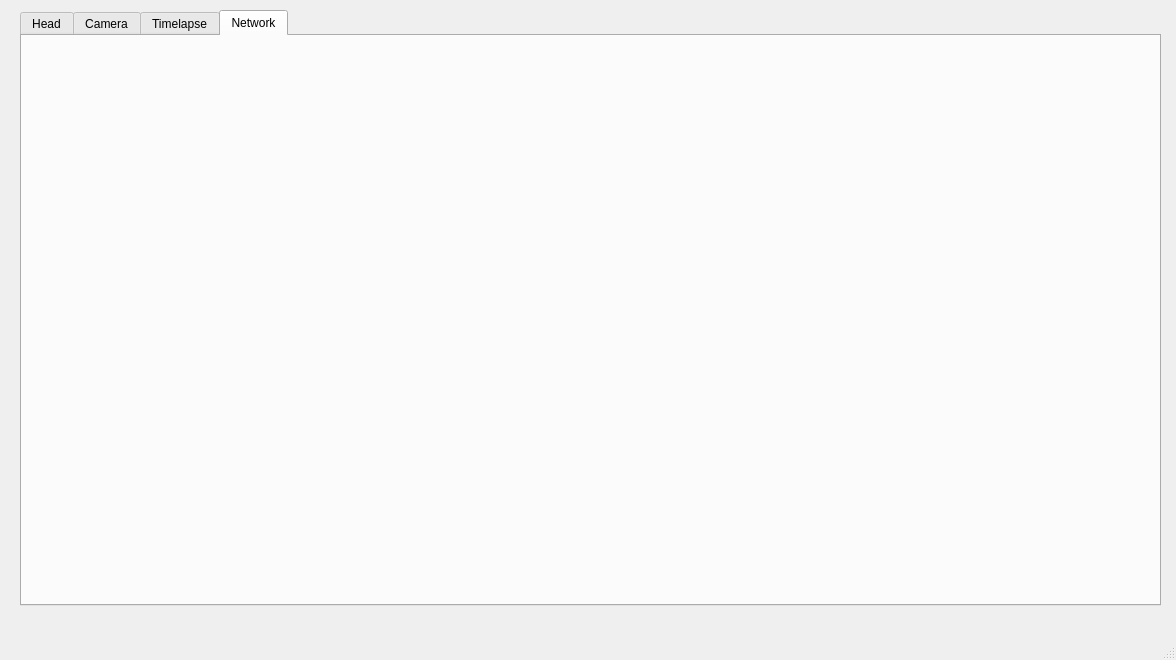
<?xml version="1.0" encoding="UTF-8"?>
<ui version="4.0">
 <class>mainWindow</class>
 <widget class="QMainWindow" name="mainWindow">
  <property name="geometry">
   <rect>
    <x>0</x>
    <y>0</y>
    <width>1176</width>
    <height>660</height>
   </rect>
  </property>
  <property name="windowTitle">
   <string>MainWindow</string>
  </property>
  <widget class="QWidget" name="cw">
   <widget class="QTabWidget" name="mwTabs">
    <property name="geometry">
     <rect>
      <x>20</x>
      <y>10</y>
      <width>1141</width>
      <height>596</height>
     </rect>
    </property>
    <property name="currentIndex">
     <number>3</number>
    </property>
    <widget class="fhead" name="fheadTab">
     <property name="font">
      <font>
       <italic>false</italic>
      </font>
     </property>
     <property name="toolTip">
      <string/>
     </property>
     <attribute name="title">
      <string>Head</string>
     </attribute>
    </widget>
    <widget class="camera" name="camTab">
     <property name="enabled">
      <bool>true</bool>
     </property>
     <attribute name="title">
      <string>Camera</string>
     </attribute>
    </widget>
    <widget class="timelapse" name="tlTab">
     <attribute name="title">
      <string>Timelapse</string>
     </attribute>
    </widget>
    <widget class="QWidget" name="tab">
     <attribute name="title">
      <string>Network</string>
     </attribute>
    </widget>
   </widget>
  </widget>
  <widget class="QMenuBar" name="menubar">
   <property name="geometry">
    <rect>
     <x>0</x>
     <y>0</y>
     <width>1176</width>
     <height>22</height>
    </rect>
   </property>
  </widget>
  <widget class="QStatusBar" name="statusbar"/>
 </widget>
 <customwidgets>
  <customwidget>
   <class>fhead</class>
   <extends>QWidget</extends>
   <header location="global">fhead.h</header>
   <container>1</container>
  </customwidget>
  <customwidget>
   <class>camera</class>
   <extends>QWidget</extends>
   <header location="global">camera.h</header>
   <container>1</container>
  </customwidget>
  <customwidget>
   <class>timelapse</class>
   <extends>QWidget</extends>
   <header location="global">timelapse.h</header>
   <container>1</container>
  </customwidget>
 </customwidgets>
 <resources/>
 <connections/>
</ui>
